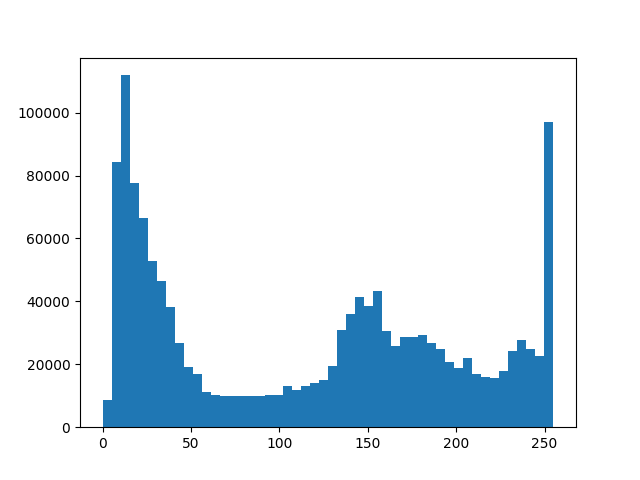
#> input picture Outputs/original_histogram.png, 640 x 480 px, given in place of a1.png, which was not available
$ python the1_solution.py
#> lines starting #> are read from the running program, lines starting #| are printed output that depends on the picture; pictures that were not available may be replaced by others from this repository, and a replacement may not be noted
# Andaç Berkay Seval 2235521
# Asrın Doğrusöz 2380301

import os
import matplotlib.pyplot as plt
from skimage import io, img_as_ubyte
from skimage.transform import rotate
from skimage import exposure


INPUT_PATH = "./THE1_Images/"
OUTPUT_PATH = "./Outputs/"

def read_image(img_path, rgb = True):
#> called with img_path = './THE1_Images/a1.png', rgb = True
    if rgb == False:
        img = io.imread(img_path, as_gray = True)
    else:
        img = io.imread(img_path)
#> img is the input picture: shape (480, 640, 4); mean R, G, B, A 222.8, 234.4, 242.5, 255
#> in rotate_image, `rotated = rotate(img, angle=-degree, order=1)`:
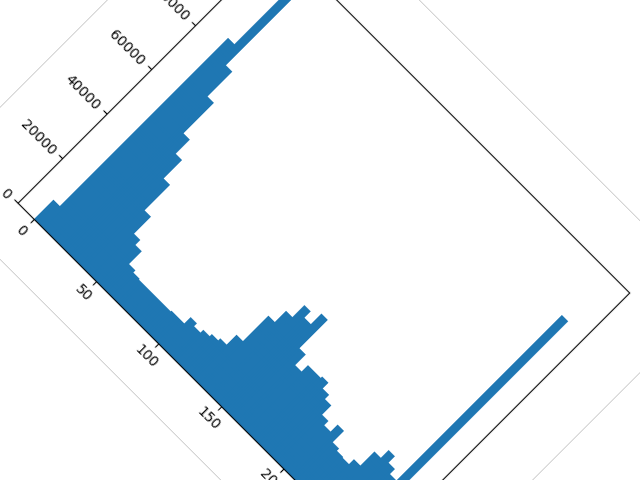
#> rotated: shape (480, 640, 4) float64; mean R, G, B, A 0.69, 0.732, 0.761, 0.804; transparent parts drawn white
    return img

def write_image(img, output_path, rgb = True):
#> called with output_path = './Outputs/a1_45_linear.png', rgb = True
    image = img_as_ubyte(img)
#> call 3 of rotate_image, with degree = 90, interpolation_type = 'linear'
#> in rotate_image (call 3), `rotated = rotate(img, angle=-degree, order=1)`:
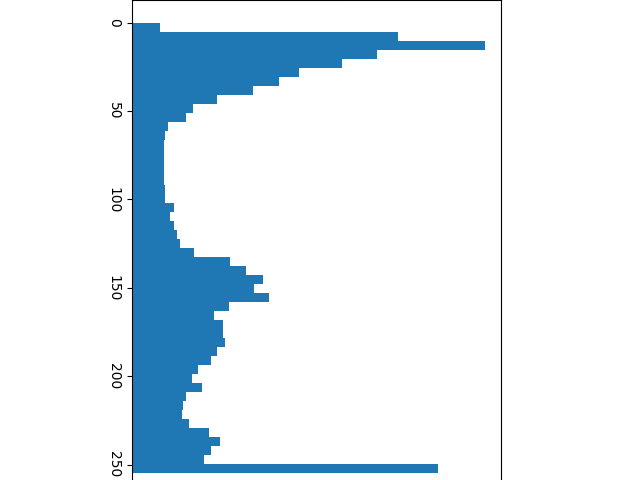
#> rotated: shape (480, 640, 4) float64; mean R, G, B, A 0.628, 0.673, 0.705, 0.75; transparent parts drawn white
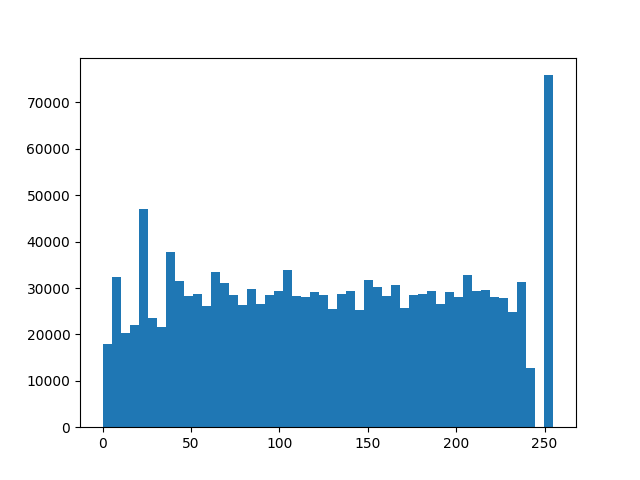
#> input picture Outputs/equalized_histogram.png, 640 x 480 px, given in place of a2.png, which was not available
#> in read_image, img is the input picture: shape (480, 640, 4); mean R, G, B, A 208.5, 225.6, 237.5, 255
#> in rotate_image (call 5), `rotated = rotate(img, angle=-degree, order=1)`:
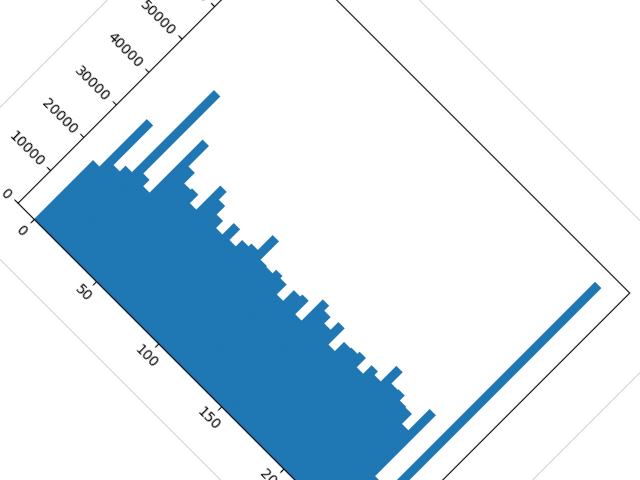
#> rotated: shape (480, 640, 4) float64; mean R, G, B, A 0.632, 0.696, 0.741, 0.804; transparent parts drawn white
#> in read_image (call 7), `img = io.imread(img_path, as_gray = True)`:
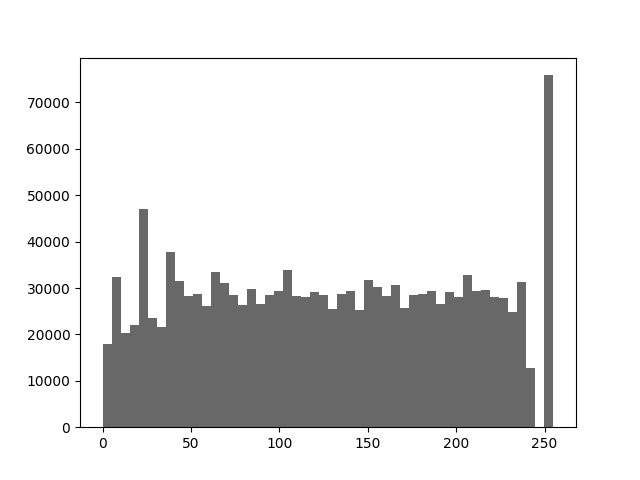
#> img: shape (480, 640) float64; min 0, max 1, mean 0.874
    io.imsave(output_path, image)

def extract_save_histogram(img, path):
#> called with path = './Outputs/original_histogram.png'
    plt.hist(img.ravel(), bins=50)
    plt.savefig(path)
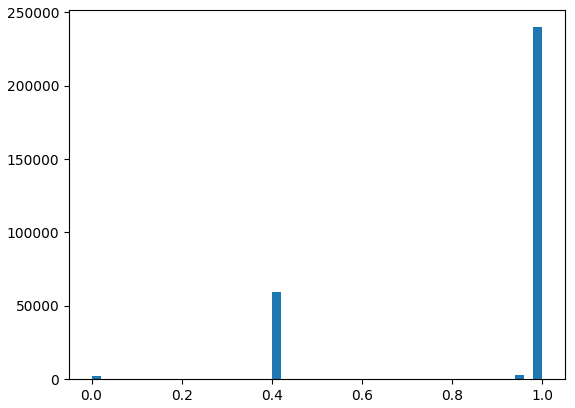
#> figure drawn by matplotlib, 1 panel; tallest bar 239828 high, from x = 0.98 to 1
    plt.clf()

def rotate_image(img, degree = 0, interpolation_type = "linear"):
    #interpolation type: "linear" or "cubic"
    #degree: 45 or 90
    if interpolation_type == "linear":
        rotated = rotate(img, angle=-degree, order=1)
    else:
        rotated = rotate(img, angle=-degree, order=3)

    return rotated

def histogram_equalization(img):
    img_hist_eq = exposure.equalize_hist(img)
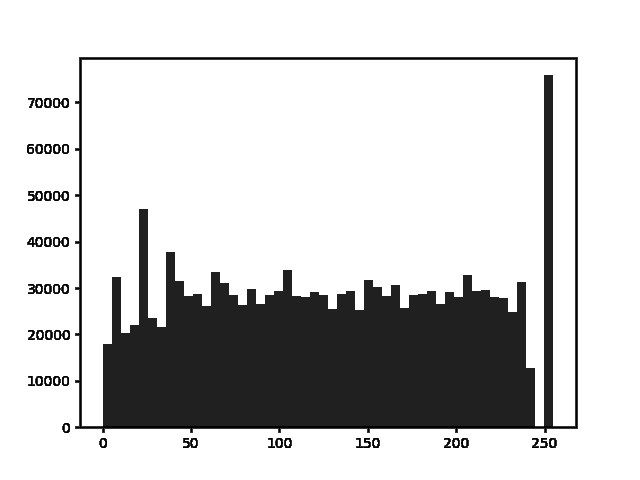
#> img_hist_eq: shape (480, 640) float64; min 0.00648, max 1, mean 0.809
    return img_hist_eq

def adaptive_histogram_equalization(img):
    adapt_hist_eq = exposure.equalize_adapthist(img)
    return adapt_hist_eq

if __name__ == '__main__':
    if not os.path.exists(OUTPUT_PATH):
        os.makedirs(OUTPUT_PATH)
    #PART1
    img = read_image(INPUT_PATH + "a1.png")
    output = rotate_image(img, 45, "linear")
    write_image(output, OUTPUT_PATH + "a1_45_linear.png")

    img = read_image(INPUT_PATH + "a1.png")
    output = rotate_image(img, 45, "cubic")
    write_image(output, OUTPUT_PATH + "a1_45_cubic.png")

    img = read_image(INPUT_PATH + "a1.png")
    output = rotate_image(img, 90, "linear")
    write_image(output, OUTPUT_PATH + "a1_90_linear.png")

    img = read_image(INPUT_PATH + "a1.png")
    output = rotate_image(img, 90, "cubic")
    write_image(output, OUTPUT_PATH + "a1_90_cubic.png")

    img = read_image(INPUT_PATH + "a2.png")
    output = rotate_image(img, 45, "linear")
    write_image(output, OUTPUT_PATH + "a2_45_linear.png")

    img = read_image(INPUT_PATH + "a2.png")
    output = rotate_image(img, 45, "cubic")
    write_image(output, OUTPUT_PATH + "a2_45_cubic.png")

    #PART2
    img = read_image(INPUT_PATH + "b1.png", rgb = False)
    extract_save_histogram(img, OUTPUT_PATH + "original_histogram.png")
    equalized = histogram_equalization(img)
    equalized = img_as_ubyte(equalized)
    extract_save_histogram(equalized, OUTPUT_PATH + "equalized_histogram.png")
    write_image(equalized, OUTPUT_PATH + "enhanced_image.png")

    # BONUS
    # Define the following function
    equalized = adaptive_histogram_equalization(img)
    equalized = img_as_ubyte(equalized)
    extract_save_histogram(equalized, OUTPUT_PATH + "adaptive_equalized_histogram.png")
    write_image(equalized, OUTPUT_PATH + "adaptive_enhanced_image.png")
